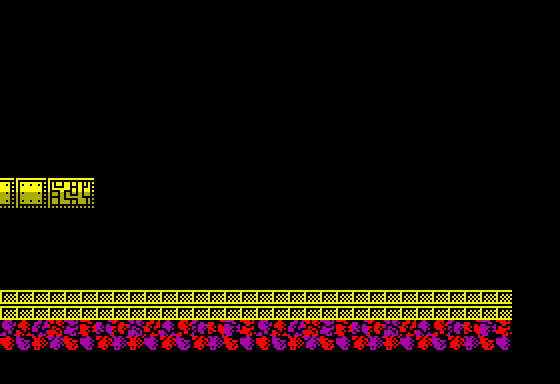

The image is a tile-based game level rendered from a .tmx file. Its description and complete source (layers, tilesets, objects, tile grids) follow:
An orthogonal 35x24 tile map with 16x16 px tiles, 1 tile layer (Collision), 3 tilesets, 1 image layer and 1 object (vitorc).

<map version="1.0" orientation="orthogonal" width="35" height="24" tilewidth="16" tileheight="16">
 <properties>
  <property name="background_color" value="#000000" />
  <property name="zoneNumber" value="058" />
  <property name="zoneSource" value="rusarh/exolon-esl asm/data_zone_data.asm" />
  <property name="nextLevel" value="L03S10" />
 </properties>
 <tileset firstgid="1" name="tiles" tilewidth="16" tileheight="16">
  <image source="tiles.png" width="240" height="512" />
 </tileset>
 <tileset firstgid="481" name="rocks" tilewidth="16" tileheight="16">
  <image source="rocks.png" width="512" height="48" />
 </tileset>
 <tileset firstgid="577" name="generated_terrain" tilewidth="16" tileheight="16">
  <image source="generated_terrain.png" width="256" height="16" />
 </tileset>
 <imagelayer name="Original Static Scenery">
  <image source="zone_058_original.png" width="512" height="384" />
 </imagelayer>
 <layer name="Collision" width="35" height="24">
  <data encoding="csv">0,0,0,0,0,0,0,0,0,0,0,0,0,0,0,0,0,0,0,0,0,0,0,0,0,0,0,0,0,0,0,0,0,0,0,
0,0,0,0,0,0,0,0,0,0,0,0,0,0,0,0,0,0,0,0,0,0,0,0,0,0,0,0,0,0,0,0,0,0,0,
0,0,0,0,0,0,0,0,0,0,0,0,0,0,0,0,0,0,0,0,0,0,0,0,0,0,0,0,0,0,0,0,0,0,0,
0,0,0,0,0,0,0,0,0,0,0,0,0,0,0,0,0,0,0,0,0,0,0,0,0,0,0,0,0,0,0,0,0,0,0,
0,0,0,0,0,0,0,0,0,0,0,0,0,0,0,0,0,0,0,0,0,0,0,0,0,0,0,0,0,0,0,0,0,0,0,
0,0,0,0,0,0,0,0,0,0,0,0,0,0,0,0,0,0,0,0,0,0,0,0,0,0,0,0,0,0,0,0,0,0,0,
0,0,0,0,0,0,0,0,0,0,0,0,0,0,0,0,0,0,0,0,0,0,0,0,0,0,0,0,0,0,0,0,0,0,0,
0,0,0,0,0,0,0,0,0,0,0,0,0,0,0,0,0,0,0,0,0,0,0,0,0,0,0,0,0,0,0,0,0,0,0,
0,0,0,0,0,0,0,0,0,0,0,0,0,0,0,0,0,0,0,0,0,0,0,0,0,0,0,0,0,0,0,0,0,0,0,
0,0,0,0,0,0,0,0,0,0,0,0,0,0,0,0,0,0,0,0,0,0,0,0,0,0,0,0,0,0,0,0,0,0,0,
0,0,0,0,0,0,0,0,0,0,0,0,0,0,0,0,0,0,0,0,0,0,0,0,0,0,0,0,0,0,0,0,0,0,0,
0,0,0,0,0,0,0,0,0,0,0,0,0,0,0,0,0,0,0,0,0,0,0,0,0,0,0,0,0,0,0,0,0,0,0,
0,0,0,0,0,0,0,0,0,0,0,0,0,0,0,0,0,0,0,0,0,0,0,0,0,0,0,0,0,0,0,0,0,0,0,
0,0,0,0,0,0,0,0,0,0,0,0,0,0,0,0,0,0,0,0,0,0,0,0,0,0,0,0,0,0,0,0,0,0,0,
0,0,0,0,0,0,0,0,0,0,0,0,0,0,0,0,0,0,0,0,0,0,0,0,0,0,0,0,0,0,0,0,0,0,0,
0,0,0,0,0,0,0,0,0,0,0,0,0,0,0,0,0,0,0,0,0,0,0,0,0,0,0,0,0,0,0,0,0,0,0,
0,0,0,0,0,0,0,0,0,0,0,0,0,0,0,0,0,0,0,0,0,0,0,0,0,0,0,0,0,0,0,0,0,0,0,
0,0,0,0,0,0,0,0,0,0,0,0,0,0,0,0,0,0,0,0,0,0,0,0,0,0,0,0,0,0,0,0,0,0,0,
1,1,1,1,1,1,1,1,1,1,1,1,1,1,1,1,1,1,1,1,1,1,1,1,1,1,1,1,1,1,1,1,0,0,0,
1,1,1,1,1,1,1,1,1,1,1,1,1,1,1,1,1,1,1,1,1,1,1,1,1,1,1,1,1,1,1,1,0,0,0,
0,0,0,0,0,0,0,0,0,0,0,0,0,0,0,0,0,0,0,0,0,0,0,0,0,0,0,0,0,0,0,0,0,0,0,
0,0,0,0,0,0,0,0,0,0,0,0,0,0,0,0,0,0,0,0,0,0,0,0,0,0,0,0,0,0,0,0,0,0,0,
0,0,0,0,0,0,0,0,0,0,0,0,0,0,0,0,0,0,0,0,0,0,0,0,0,0,0,0,0,0,0,0,0,0,0,
0,0,0,0,0,0,0,0,0,0,0,0,0,0,0,0,0,0,0,0,0,0,0,0,0,0,0,0,0,0,0,0,0,0,0</data>
 </layer>
 <objectgroup name="Objects">
  <object id="1" name="vitorc" x="0" y="320" />
 </objectgroup>
</map>
